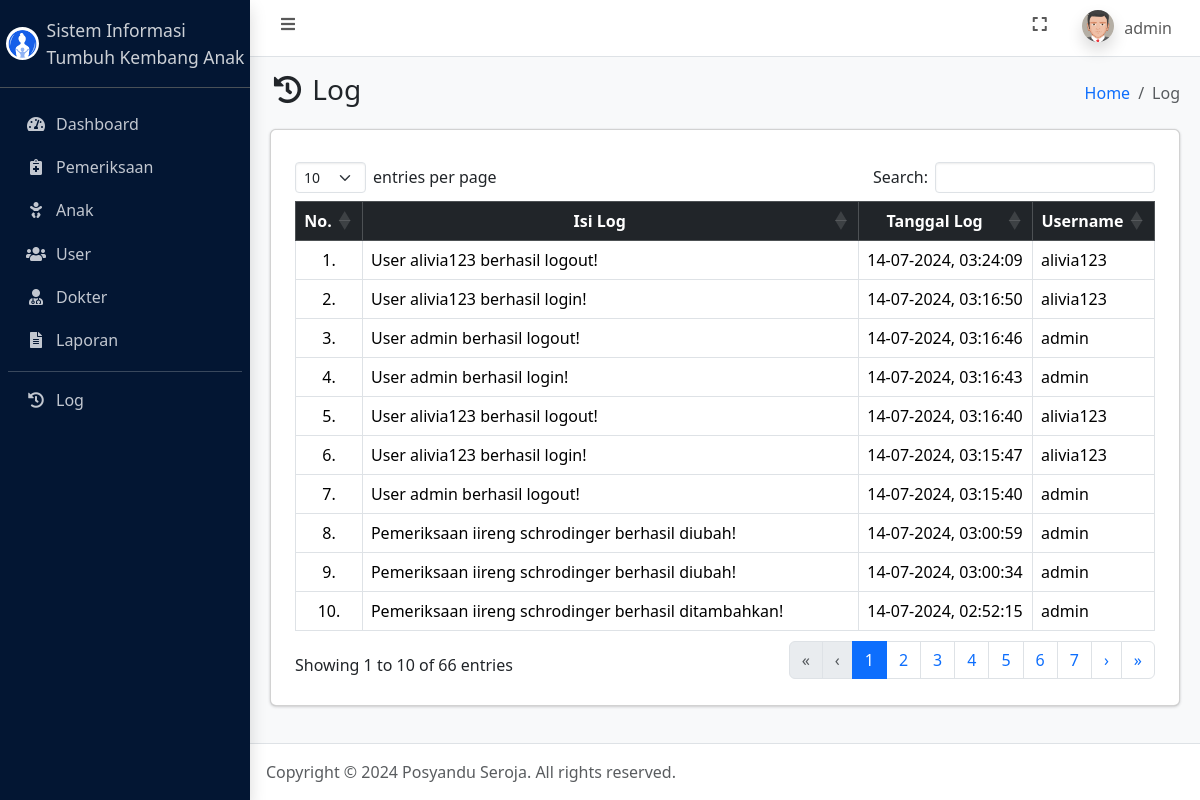
The app's page /log.php (signed in) with its own data.
### tables this page shows
CREATE TABLE `user` (
  `id_user` int(11) NOT NULL,
  `username` varchar(50) NOT NULL,
  `password` varchar(255) NOT NULL,
  `jabatan` enum('admin','petugas') NOT NULL,
  `nama` varchar(100) NOT NULL,
  `foto` text NOT NULL,
  `dibuat_pada` timestamp NOT NULL DEFAULT current_timestamp()
);

CREATE TABLE `log` (
  `id_log` int(11) NOT NULL,
  `isi_log` text NOT NULL,
  `tgl_log` timestamp NOT NULL DEFAULT current_timestamp(),
  `id_user` int(11) NOT NULL
);

### connection.php (called while the page is built, shortened)
<?php
	$host = 'localhost';
	$user = 'root';
	$pass = '';
	$database = 'tumbuh_kembang_anak';
	$conn = mysqli_connect($host, $user, $pass, $database);
    if (isset($_SESSION['id_user'])) {
    	$id_user = $_SESSION['id_user'];
		$dataUser = mysqli_fetch_assoc(mysqli_query($conn, "SELECT * FROM user WHERE id_user = $id_user"));
	}
?>

### log.php (the view, shortened to what this page needs)
<?php
    require_once 'connection.php';
    $log = mysqli_query($conn, "SELECT * FROM log LEFT JOIN user ON log.id_user = user.id_user ORDER BY tgl_log DESC");
?>
<!DOCTYPE html>
<html lang="en">
<head>
    <?php include_once 'include/head.php'; ?>
</head>
<body class="layout-fixed sidebar-expand-lg bg-body-tertiary">
    <div class="app-wrapper">
        <?php include_once 'include/navbar.php'; ?>
        <?php include_once 'include/sidebar.php'; ?>
        <main class="app-main">
            <div class="app-content-header">
                <div class="container-fluid">
                    <div class="row">
                        <div class="col-sm-6">
                            <h3 class="mb-0"><i class="nav-icon fas fa-fw fa-history"></i> Log</h3>
                        </div>
                        <div class="col-sm-6">
                            <ol class="breadcrumb float-sm-end">
                                <li class="breadcrumb-item"><a href="index.php">Home</a></li>
                                <li class="breadcrumb-item active" aria-current="page">
                                    Log
                                </li>
                            </ol>
                        </div>
                    </div>
                </div>
            </div>
            <div class="app-content">
                <div class="container-fluid">
                    <div class="card">
                        <div class="card-body">
                            <div class="table-responsive p-2">
                                <table class="table table-bordered" id="table_id">
                                    <thead class="table-dark">
                                        <tr>
                                            <th class="text-center align-middle">No.</th>
                                            <th class="text-center align-middle">Isi Log</th>
                                            <th class="text-center align-middle">Tanggal Log</th>
                                            <th class="text-center align-middle">Username</th>
                                        </tr>
                                    </thead>
                                    <tbody>
                                        <?php $i = 1; ?>
                                        <?php foreach ($log as $dl): ?>
                                            <tr>
                                                <td class="text-center align-middle"><?= $i++; ?>.</td>
                                                <td class="align-middle"><?= $dl['isi_log']; ?></td>
                                                <td class="align-middle"><?= date('d-m-Y, H:i:s', strtotime($dl['tgl_log']));; ?></td>
                                                <td class="align-middle"><?= ($dl['username']) ? $dl['username'] : 'User sudah terhapus'; ?></td>
                                            </tr>
                                        <?php endforeach ?>
                                    </tbody>
                                </table>
                            </div>
                        </div>
                    </div>
                </div>
            </div>
        </main>
        <?php include_once 'include/footer.php'; ?>
    </div>
</body>
</html>

### include/navbar.php (shortened to what this page needs)
<nav class="app-header navbar navbar-expand bg-body">
    <div class="container-fluid">
        <ul class="navbar-nav">
            <li class="nav-item"> <a class="nav-link" data-lte-toggle="sidebar" href="#" role="button"> <i class="fas fa-fw fa-bars"></i> </a> </li>
        </ul>
        <ul class="navbar-nav ms-auto">
            <li class="nav-item"> <a class="nav-link" href="#" data-lte-toggle="fullscreen"> <i data-lte-icon="maximize" class="fas fa-fw fa-expand"></i> </a> </li>
            <li class="nav-item dropdown user-menu">
                <a href="#" class="nav-link dropdown-toggle" data-bs-toggle="dropdown" aria-expanded="false">
                    <img src="assets/img/profiles/<?= $dataUser['foto']; ?>" class="user-image rounded-circle shadow" alt="User Image">
                    <span class="d-none d-md-inline"><?= $dataUser['username']; ?></span>
                </a>
            </li>
        </ul>
    </div>
</nav>

### records on screen
user: foto (picture), username "admin"
log: isi_log "User alivia123 berhasil logout!", tgl_log "14-07-2024, 03:24:09", id_user.username "alivia123"
log: isi_log "User alivia123 berhasil login!", tgl_log "14-07-2024, 03:16:50", id_user.username "alivia123"
log: isi_log "User admin berhasil logout!", tgl_log "14-07-2024, 03:16:46", id_user.username "admin"
log: isi_log "User admin berhasil login!", tgl_log "14-07-2024, 03:16:43", id_user.username "admin"
log: isi_log "User alivia123 berhasil logout!", tgl_log "14-07-2024, 03:16:40", id_user.username "alivia123"
log: isi_log "User alivia123 berhasil login!", tgl_log "14-07-2024, 03:15:47", id_user.username "alivia123"
log: isi_log "User admin berhasil logout!", tgl_log "14-07-2024, 03:15:40", id_user.username "admin"
log: isi_log "Pemeriksaan iireng schrodinger berhasil diubah!", tgl_log "14-07-2024, 03:00:59", id_user.username "admin"
log: isi_log "Pemeriksaan iireng schrodinger berhasil diubah!", tgl_log "14-07-2024, 03:00:34", id_user.username "admin"
log: isi_log "Pemeriksaan iireng schrodinger berhasil ditambahkan!", tgl_log "14-07-2024, 02:52:15", id_user.username "admin"
